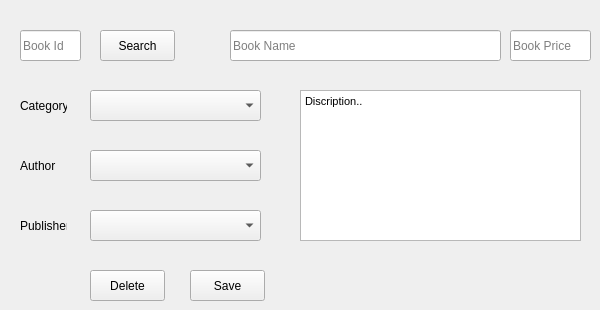
      <widget class="QWidget" name="tab_6">
       <attribute name="title">
        <string>Edit or Delete Book</string>
       </attribute>
       <widget class="QLabel" name="label_7">
        <property name="geometry">
         <rect>
          <x>20</x>
          <y>210</y>
          <width>47</width>
          <height>31</height>
         </rect>
        </property>
        <property name="text">
         <string>Publisher</string>
        </property>
       </widget>
       <widget class="QLineEdit" name="lineEdit_3">
        <property name="geometry">
         <rect>
          <x>230</x>
          <y>30</y>
          <width>271</width>
          <height>31</height>
         </rect>
        </property>
        <property name="placeholderText">
         <string>Book Name</string>
        </property>
       </widget>
       <widget class="QLabel" name="label_8">
        <property name="geometry">
         <rect>
          <x>20</x>
          <y>150</y>
          <width>47</width>
          <height>31</height>
         </rect>
        </property>
        <property name="text">
         <string>Author</string>
        </property>
       </widget>
       <widget class="QLineEdit" name="lineEdit_6">
        <property name="geometry">
         <rect>
          <x>20</x>
          <y>30</y>
          <width>61</width>
          <height>31</height>
         </rect>
        </property>
        <property name="placeholderText">
         <string>Book Id</string>
        </property>
       </widget>
       <widget class="QLineEdit" name="lineEdit_7">
        <property name="geometry">
         <rect>
          <x>510</x>
          <y>30</y>
          <width>81</width>
          <height>31</height>
         </rect>
        </property>
        <property name="inputMethodHints">
         <set>Qt::ImhPreferNumbers</set>
        </property>
        <property name="placeholderText">
         <string>Book Price</string>
        </property>
       </widget>
       <widget class="QComboBox" name="comboBox_6">
        <property name="geometry">
         <rect>
          <x>90</x>
          <y>150</y>
          <width>171</width>
          <height>31</height>
         </rect>
        </property>
       </widget>
       <widget class="QLabel" name="label_9">
        <property name="geometry">
         <rect>
          <x>20</x>
          <y>90</y>
          <width>47</width>
          <height>31</height>
         </rect>
        </property>
        <property name="text">
         <string>Category</string>
        </property>
       </widget>
       <widget class="QComboBox" name="comboBox_7">
        <property name="geometry">
         <rect>
          <x>90</x>
          <y>210</y>
          <width>171</width>
          <height>31</height>
         </rect>
        </property>
       </widget>
       <widget class="QPushButton" name="pushButton_3">
        <property name="geometry">
         <rect>
          <x>100</x>
          <y>30</y>
          <width>75</width>
          <height>31</height>
         </rect>
        </property>
        <property name="text">
         <string>Search</string>
        </property>
       </widget>
       <widget class="QComboBox" name="comboBox_8">
        <property name="geometry">
         <rect>
          <x>90</x>
          <y>90</y>
          <width>171</width>
          <height>31</height>
         </rect>
        </property>
       </widget>
       <widget class="QPushButton" name="pushButton_4">
        <property name="geometry">
         <rect>
          <x>90</x>
          <y>270</y>
          <width>75</width>
          <height>31</height>
         </rect>
        </property>
        <property name="text">
         <string>Delete</string>
        </property>
       </widget>
       <widget class="QPushButton" name="pushButton_5">
        <property name="geometry">
         <rect>
          <x>190</x>
          <y>270</y>
          <width>75</width>
          <height>31</height>
         </rect>
        </property>
        <property name="text">
         <string>Save</string>
        </property>
       </widget>
       <widget class="QTextEdit" name="textEdit_2">
        <property name="geometry">
         <rect>
          <x>300</x>
          <y>90</y>
          <width>281</width>
          <height>151</height>
         </rect>
        </property>
        <property name="html">
         <string>&lt;!DOCTYPE HTML PUBLIC &quot;-//W3C//DTD HTML 4.0//EN&quot; &quot;http://www.w3.org/TR/REC-html40/strict.dtd&quot;&gt;
&lt;html&gt;&lt;head&gt;&lt;meta name=&quot;qrichtext&quot; content=&quot;1&quot; /&gt;&lt;style type=&quot;text/css&quot;&gt;
p, li { white-space: pre-wrap; }
&lt;/style&gt;&lt;/head&gt;&lt;body style=&quot; font-family:'MV Boli'; font-size:8.25pt; font-weight:400; font-style:normal;&quot;&gt;
&lt;p style=&quot; margin-top:0px; margin-bottom:0px; margin-left:0px; margin-right:0px; -qt-block-indent:0; text-indent:0px;&quot;&gt;&lt;span style=&quot; font-family:'MS Shell Dlg 2';&quot;&gt;Discription..&lt;/span&gt;&lt;/p&gt;&lt;/body&gt;&lt;/html&gt;</string>
        </property>
       </widget>
      </widget>
